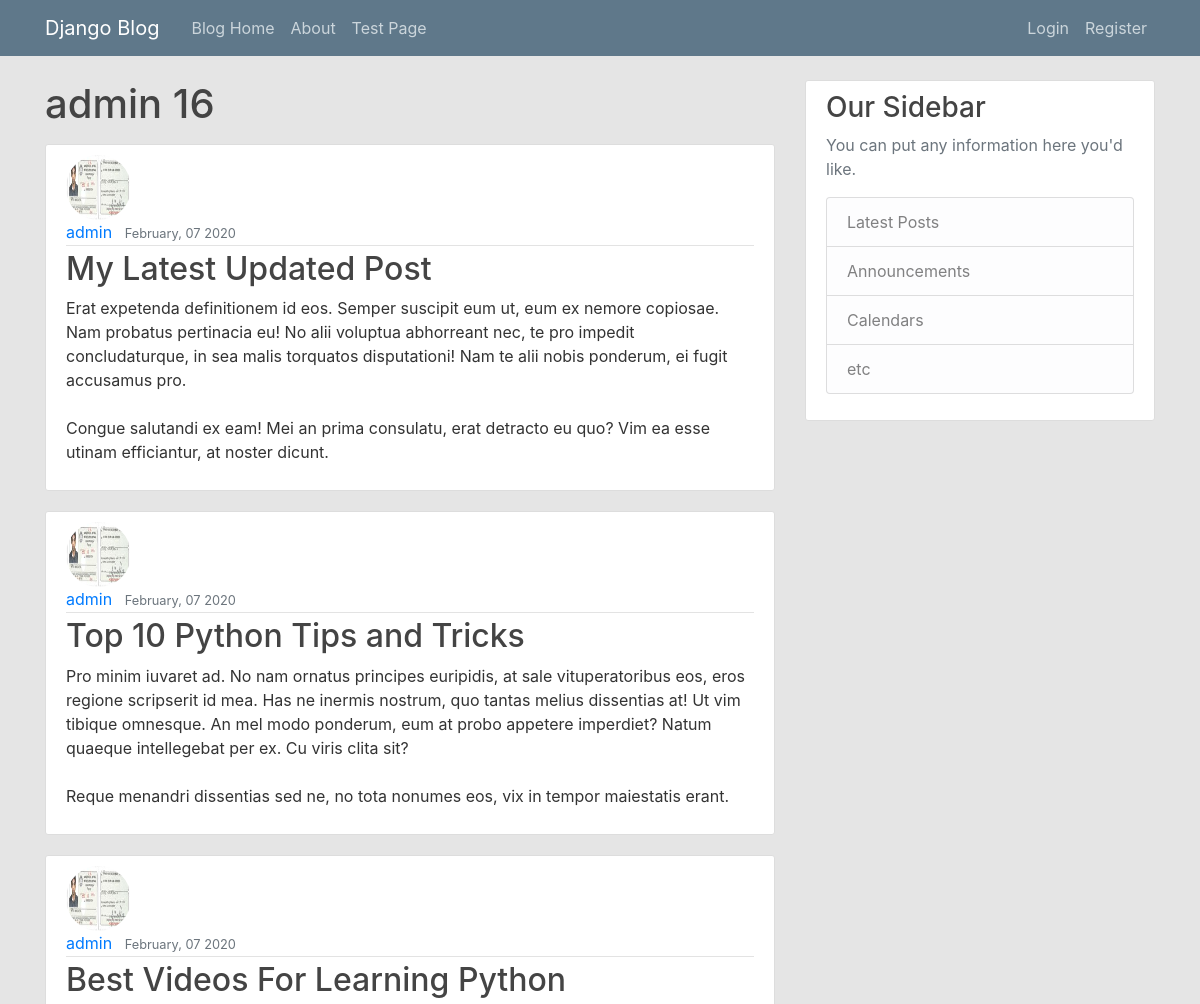
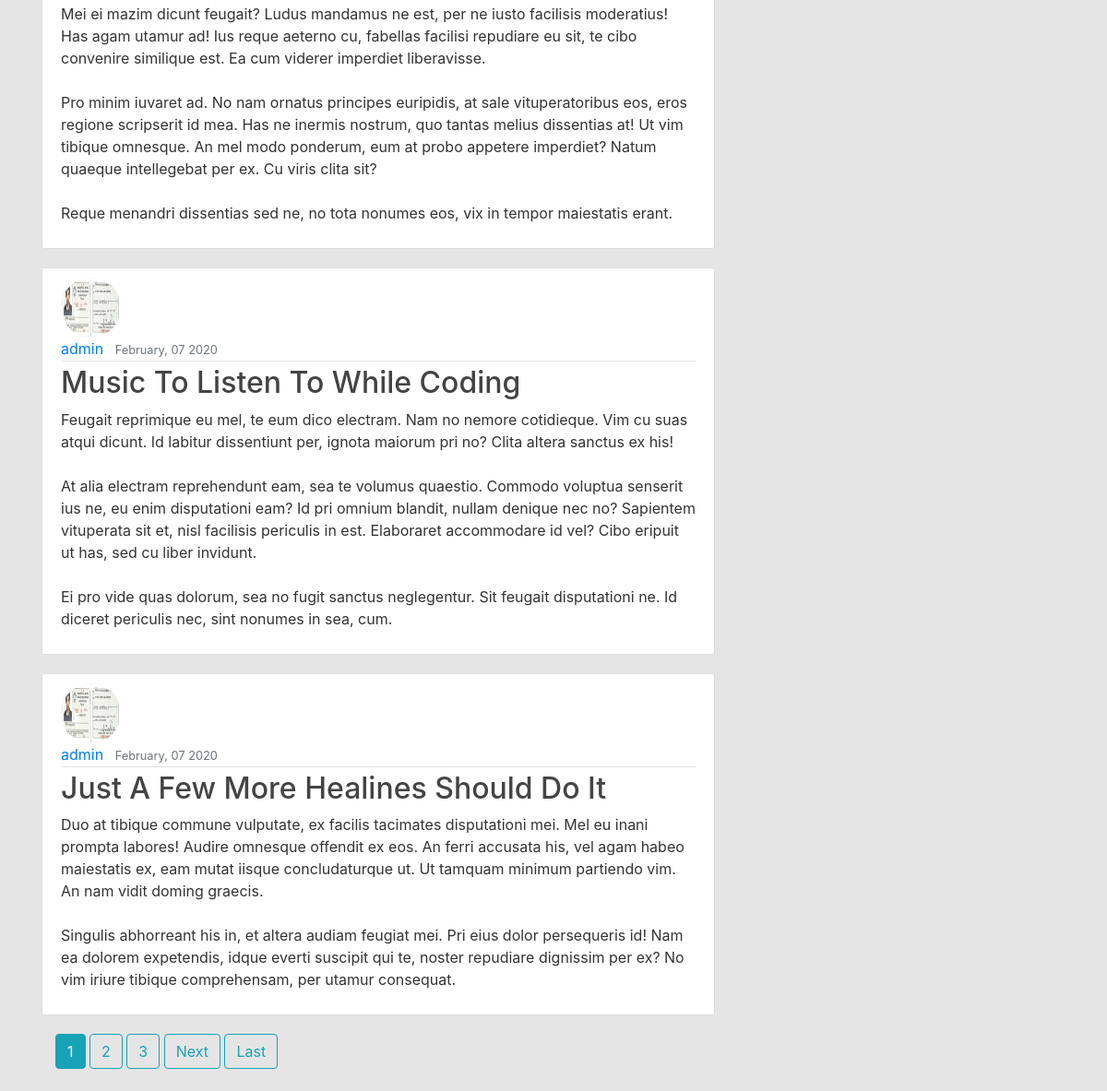
Page /blog/post/admin/ on the committed database (2 pictures, top to bottom).
### blogapp/models.py (models this page shows, shortened)
class Post(models.Model):
    title = models.CharField(max_length=99)
    content = models.TextField()
    date_posted = models.DateTimeField(default = timezone.now)
    last_modified = models.DateTimeField(auto_now=True)
    author = models.ForeignKey(User, on_delete=models.CASCADE)

### users/models.py (models this page shows, shortened)
class Profile(models.Model):
    user = models.OneToOneField(User, on_delete=models.CASCADE)
    image = models.ImageField(default='default.jpg', upload_to='profile_pics')

### blogapp/views.py (the view)
# urls.py: path('post/<str:username>/', views.UserPostListView.as_view(), name = 'post_user'),
class UserPostListView(ListView):  # USER POSTS PAGE
    model = Post
    template_name = 'blog/post_user.html'
    context_object_name = 'posts'
    paginate_by = 5
    def get_queryset(self):
        user = get_object_or_404(User, username = self.kwargs.get('username'))
        return Post.objects.filter(author = user).order_by('-date_posted')

### templates/blog/post_user.html (shortened to what this page needs)
{% extends '../_base.html' %}
{% block content %}
<h1 class="mb-3">{{ view.kwargs.username }} {{ page_obj.paginator.count }}</h1>
{% for post in posts %}
<article class="media-body content-section">
    <img src="{{post.author.profile.image.url}}" class="rounded-circle article-img">
    <div class="article-metadata">
        <a href="{% url 'post_user' post.author.username%}" class="mr-2"> {{post.author}} </a>
        <small class="text-muted">{{post.date_posted|date:"F, d Y"}}</small>
    </div>
    <h2><a href="{% url 'post_detail' post.id %}" class="article-title">{{post.title}}</a></h2>
    <p class="article-content">{{post.content}}</p>
</article>
{% endfor %}
{% if is_paginated %}
<div class="container mb-4 justify-content-md-center">
    {% for num in page_obj.paginator.page_range %}
    {% if page_obj.number == num %}
    <a class="btn btn-info" href="?page={{ num }}">{{ num }}</a>
    {% elif num > page_obj.number|add:'-3' and num < page_obj.number|add:'3'%}
    <a class="btn btn-outline-info" href="?page={{ num }}">{{ num }}</a>
    {% endif %}
    {% endfor %}
    {% if page_obj.has_next %}
    <a href="?page={{page_obj.next_page_number}}" class="btn btn-outline-info">Next</a>
    <a href="?page={{page_obj.paginator.num_pages}}" class="btn btn-outline-info">Last</a>
    {% endif %}
</div>
{% endif %}
{% endblock %}

### templates/_base.html (shortened to what this page needs)
{% load static %}
<!DOCTYPE html>
<html lang="en">
<head>
    <link rel="stylesheet" href="https://stackpath.bootstrapcdn.com/bootstrap/4.4.1/css/bootstrap.min.css"
>
        <link rel="stylesheet" href="{% static 'css/style.css' %}">
</head>
<body>
<header class="site-header">
    <nav class="navbar navbar-expand-md navbar-dark bg-steel fixed-top">
        <div class="container">
            <a class="navbar-brand mr-4" href="/">Django Blog</a>
            <div class="collapse navbar-collapse" id="navbarToggle">
                <div class="navbar-nav mr-auto">
                    <a class="nav-item nav-link" href="{% url 'blog_home' %}">Blog Home</a>
                    <a class="nav-item nav-link" href="{% url 'blog_about' %}">About</a>
                    <a class="nav-item nav-link" href="{% url 'test' %}">Test Page</a>
                </div>
                <div class="navbar-nav">
                    {% if  user.is_authenticated %}
                        <a class="nav-item nav-link" href="{% url 'post_create' %}">New Post</a>
                        <a class="nav-item nav-link" href="{% url 'profile' %}">Profile</a>
                        <a class="nav-item nav-link" href="{% url 'logout' %}">Logout</a>
                    {% else %}
                        <a class="nav-item nav-link" href="{% url 'login' %}">Login</a>
                        <a class="nav-item nav-link" href="{% url 'register' %}">Register</a>
                    {% endif %}
                </div>
            </div>
        </div>
    </nav>
</header>
    <main role="main" class="container">
        <div class="row">
            <div class="col-md-8">
                {% block content %}{% endblock %}
            </div>
            <div class="col-md-4">
                <div class="content-section">
                    <h3>Our Sidebar</h3>
                    <p class='text-muted'>You can put any information here you'd like.
                        <ul class="list-group">
                            <li class="list-group-item list-group-item-light">Latest Posts</li>
                            <li class="list-group-item list-group-item-light">Announcements</li>
                            <li class="list-group-item list-group-item-light">Calendars</li>
                            <li class="list-group-item list-group-item-light">etc</li>
                        </ul>
                    </p>
                </div>
            </div>
        </div>
    </main>
</body>
</html>

### static/css/style.css (style rules this page uses)
body { background: #e5e5e5; color: #333333; margin-top: 5rem; }
h1, h2, h3, h4, h5, h6 { color: #444444; }
ul { margin: 0; }
.bg-steel { background-color: #5f788a; }
.site-header .navbar-nav .nav-link { color: #cbd5db; }
.content-section { background: #ffffff; padding: 10px 20px; border: 1px solid #dddddd; border-radius: 3px; margin-bottom: 20px; }
.article-title { color: #444444; }
.article-content { white-space: pre-line; }
.article-img { height: 65px; width: 65px; margin-right: 16px; }
.article-metadata { padding-bottom: 1px; margin-bottom: 4px; border-bottom: 1px solid #e3e3e3 }

### rows in the picture
Post: author.profile.image (picture), author "admin", date_posted "February, 07 2020", title "My Latest Updated Post", content "Erat expetenda definitionem id eos. Semper suscipit eum ut, eum ex nemore copiosae. Nam probatus pertinacia eu! No alii voluptua abhorreant nec, te pro impedit concludaturque, in sea malis torquatos disputationi! Nam te alii nobis ponderum, ei fugit accusamus pro. Congue salutandi ex eam! Mei an prima consulatu, erat detracto eu quo? Vim ea esse utinam efficiantur, at noster dicunt."
Post: author.profile.image (picture), author "admin", date_posted "February, 07 2020", title "Top 10 Python Tips and Tricks", content "Pro minim iuvaret ad. No nam ornatus principes euripidis, at sale vituperatoribus eos, eros regione scripserit id mea. Has ne inermis nostrum, quo tantas melius dissentias at! Ut vim tibique omnesque. An mel modo ponderum, eum at probo appetere imperdiet? Natum quaeque intellegebat per ex. Cu viris clita sit? Reque menandri dissentias sed ne, no tota nonumes eos, vix in tempor maiestatis erant."
Post: author.profile.image (picture), author "admin", date_posted "February, 07 2020", title "Best Videos For Learning Python", content "Mei ei mazim dicunt feugait? Ludus mandamus ne est, per ne iusto facilisis moderatius! Has agam utamur ad! Ius reque aeterno cu, fabellas facilisi repudiare eu sit, te cibo convenire similique est. Ea cum viderer imperdiet liberavisse. Pro minim iuvaret ad. No nam ornatus principes euripidis, at sale vituperatoribus eos, eros regione scripserit id mea. Has ne inermis nostrum, quo tantas melius dissentias at! Ut vim tibique omnesque. An mel modo ponderum, eum at probo appetere imperdiet? Natum quaeque intellegebat per ex. Cu viris clita sit? Reque menandri dissentias sed ne, no tota nonumes eos, vix in tempor maiestatis erant."
Post: author.profile.image (picture), author "admin", date_posted "February, 07 2020", title "Music To Listen To While Coding", content "Feugait reprimique eu mel, te eum dico electram. Nam no nemore cotidieque. Vim cu suas atqui dicunt. Id labitur dissentiunt per, ignota maiorum pri no? Clita altera sanctus ex his! At alia electram reprehendunt eam, sea te volumus quaestio. Commodo voluptua senserit ius ne, eu enim disputationi eam? Id pri omnium blandit, nullam denique nec no? Sapientem vituperata sit et, nisl facilisis periculis in est. Elaboraret accommodare id vel? Cibo eripuit ut has, sed cu liber invidunt. Ei pro vide quas dolorum, sea no fugit sanctus neglegentur. Sit feugait disputationi ne. Id diceret periculis nec, sint nonumes in sea, cum."
Post: author.profile.image (picture), author "admin", date_posted "February, 07 2020", title "Just A Few More Healines Should Do It", content "Duo at tibique commune vulputate, ex facilis tacimates disputationi mei. Mel eu inani prompta labores! Audire omnesque offendit ex eos. An ferri accusata his, vel agam habeo maiestatis ex, eam mutat iisque concludaturque ut. Ut tamquam minimum partiendo vim. An nam vidit doming graecis. Singulis abhorreant his in, et altera audiam feugiat mei. Pri eius dolor persequeris id! Nam ea dolorem expetendis, idque everti suscipit qui te, noster repudiare dignissim per ex? No vim iriure tibique comprehensam, per utamur consequat."

### other values in the picture
{{ view.kwargs.username }} "admin"
{{ page_obj.paginator.count }} "16"
{{ num }} "1"
{{ num }} "2" "3"
